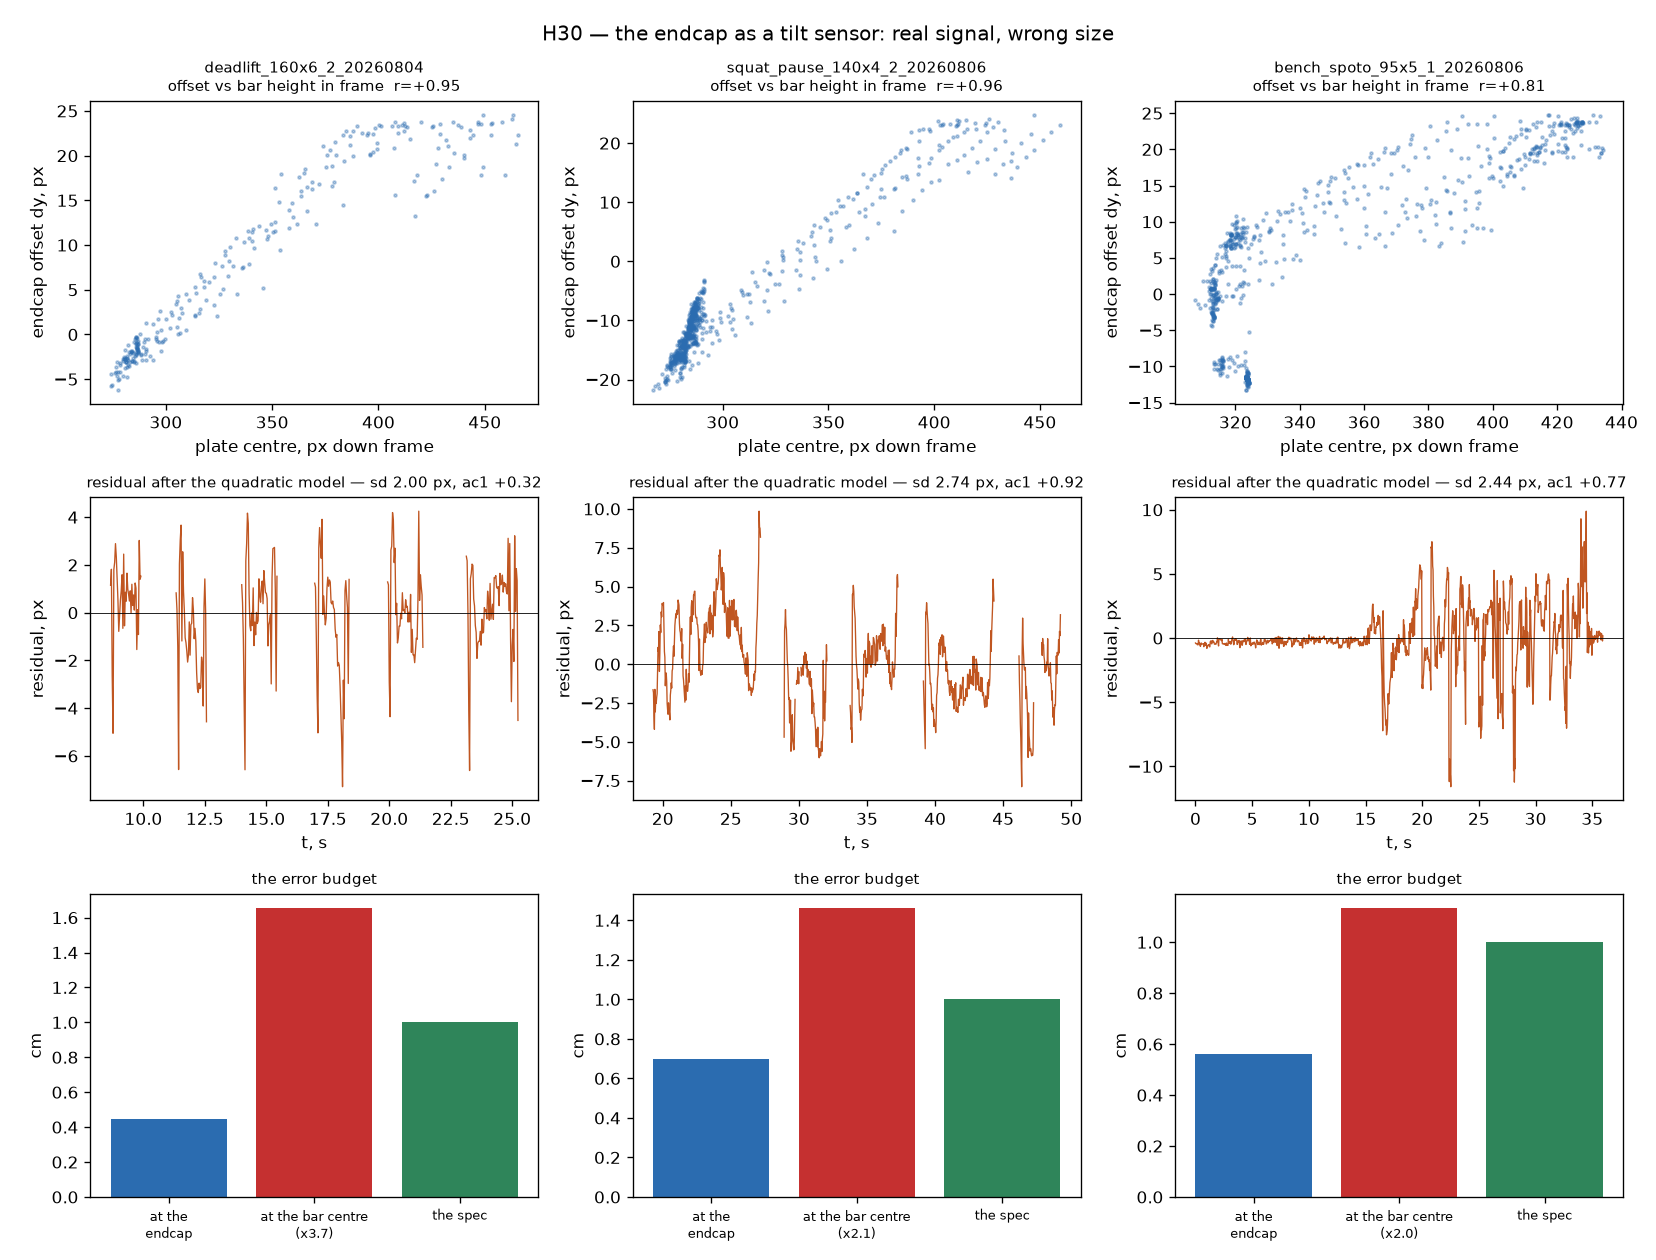

Generate this figure with Python:
"""H30 — can the sleeve endcap marker give us bar TILT, and so the bar CENTRE?

The owner's proposal: there are eight markers on the plate and one on the
endcap, so use the orientation and parallax between the endcap and the eight
point conic to remove tilt and recover the path at the CENTRE of the bar.

This measures whether that is possible on this footage. It builds no
correction. `src/vtrack/geometry.py` holds the conversion the answer would feed.

WHAT THE CONVERSION ACTUALLY NEEDS, WHICH IS LESS THAN IT SOUNDS
----------------------------------------------------------------
The sticker circle and the bar centre are separated PURELY ALONG THE BAR. Both
reported quantities — height and fore-aft — are perpendicular to the bar. So a
level bar needs no conversion at all: the tracked point already has the bar
centre's height and the bar centre's fore-aft. The whole of "convert to the bar
centre" is one term, `L * sin(theta)`, and the whole difficulty is `theta`.

THREE FINDINGS, AND THE THIRD DECIDES IT
-----------------------------------------
1. The conic's own ORIENTATION cannot supply theta, and this is arithmetic
   rather than a measurement. A circle tilted by theta projects to an ellipse of
   aspect cos(theta). At the 1-3 degrees a barbell actually tilts that is a
   0.015-0.14% departure from round — on an 85 px radius, 0.01 to 0.11 px. The
   ellipticity is second order in the angle and dies in the noise. Only the
   endcap PARALLAX, which is first order, carries the signal. So of the owner's
   two proposed cues, one is unusable for a reason no better footage fixes.

2. The endcap offset is real, large, and 81-96% explained by WHERE THE BAR IS
   IN FRAME. That is perspective, not tilt: the endcap sits nearer the camera
   than the sticker plane, so it projects displaced radially from the principal
   point, and the bar traverses most of the frame during a rep. A quadratic in
   the plate centre's own image position cuts the offset's spread from
   10.2-12.9 px to 2.0-2.7 px.

3. **The residual has not converged, so it is an upper bound on tilt and not a
   measurement of it.** Going from a plane to a quadratic ate a third of it
   (3.07/3.22/3.89 -> 2.00/2.74/2.44 px) and a cubic ate a little more, and the
   deadlift's lag-1 autocorrelation fell from 0.51 to 0.32 as it did — i.e. what
   the plane left behind was substantially the plane's own rep-periodic error,
   which is exactly the error class `CLAUDE.md`'s spec section says does NOT
   cancel rep-to-rep. What survives is 2.0-2.7 px, and `geometry.lever_ratio`
   magnifies that by 2.0-3.7 on its way to the bar centre: 1.1-1.7 cm against a
   ~1 cm horizontal spec.

So: the mechanism the owner named is real and correctly identified, the conic
half of it is unusable in principle, and the endcap half bounds bar tilt at
about 1-2 cm at the bar centre without being able to measure it. That bound is
worth having — `tracked.py` has named bar tilt as an error source since C31
without anyone sizing it — but a correction built on a residual that shrinks
every time the model improves would be fitting the model's own error into the
bar path. Nothing is applied. What would change it is in the report at the end.

    python3 analysis/79_endcap_parallax.py [clip ...]
"""
from __future__ import annotations

import sys
import warnings
from pathlib import Path

import numpy as np
from scipy import ndimage

ROOT = Path(__file__).resolve().parents[1]
sys.path.insert(0, str(ROOT))

from src.vtrack import geometry as G          # noqa: E402
from src.vtrack.detect import frames_rgb      # noqa: E402
from src.vtrack.path import track_clip        # noqa: E402

VIDEO = ROOT / "data_v2" / "video"
OUT = ROOT / "analysis" / "79_endcap_parallax.png"

# A window around the fitted circle centre, in px, inside which the endcap
# marker must lie. The endcap is on the bar AXIS and so is the circle centre,
# so their image separation is bounded by the parallax — measured at 7-22 px
# over the corpus, so 26 is generous without admitting the stickers themselves
# at r = 85-90.
R_WIN = 26

# The marker is retroreflective: lit, it is among the brightest things in the
# frame; unlit, it is simply absent. These are the presence test, and the
# detector MUST be allowed to return nothing — a first version took the
# brightest thing in the window unconditionally and produced incoherent offsets
# because it was tracking the collar and the sleeve highlight half the time.
W_ABS = 0.62
W_CONTRAST = 0.22

DEFAULT = ["deadlift_160x6_2_20260804", "squat_pause_140x4_2_20260806",
           "bench_spoto_95x5_1_20260806"]


def endcap_offsets(name, cache_dir=None):
    """Endcap marker position RELATIVE to the fitted sticker-circle centre."""
    v = VIDEO / f"{name}.mov"
    res = track_clip(v, cache_dir=cache_dir)
    sm = res["summary"]
    cy, cx = sm["y_px"], sm["x_px"]
    n = len(cy)
    dy = np.full(n, np.nan)
    dx = np.full(n, np.nan)

    i = 0
    for chunk in frames_rgb(v):
        for fr in chunk:
            if i >= n:
                break
            if np.isfinite(cy[i]):
                f = fr.astype(np.float32) / 255.0
                vv, mn = f.max(2), f.min(2)
                sat = np.where(vv > 1e-6, (vv - mn) / np.maximum(vv, 1e-6), 0.0)
                w = vv * (1.0 - sat)
                y, x = int(round(cy[i])), int(round(cx[i]))
                y0, y1 = max(0, y - R_WIN), min(w.shape[0], y + R_WIN + 1)
                x0, x1 = max(0, x - R_WIN), min(w.shape[1], x + R_WIN + 1)
                gy, gx = np.mgrid[y0:y1, x0:x1]
                mask = np.hypot(gy - cy[i], gx - cx[i]) <= R_WIN
                s = np.where(mask, w[y0:y1, x0:x1], 0.0)
                sm3 = ndimage.uniform_filter(s, 3)
                j = np.unravel_index(np.argmax(sm3), s.shape)
                pk = float(sm3[j])
                if pk > W_ABS and pk - float(np.median(s[mask])) > W_CONTRAST:
                    a0, a1 = max(0, j[0] - 2), min(s.shape[0], j[0] + 3)
                    b0, b1 = max(0, j[1] - 2), min(s.shape[1], j[1] + 3)
                    ww = np.clip(s[a0:a1, b0:b1] - s[a0:a1, b0:b1].min(), 0, None)
                    tot = ww.sum()
                    if tot > 0:
                        my, mx = np.mgrid[a0:a1, b0:b1]
                        dy[i] = (ww * my).sum() / tot + y0 - cy[i]
                        dx[i] = (ww * mx).sum() / tot + x0 - cx[i]
            i += 1
        if i >= n:
            break
    return dict(name=name, lift=res["lift"], t=sm["t"], dy=dy, dx=dx,
                cy=cy, cx=cx, m_per_px=sm["m_per_px"], height=sm["height_m"])


def _design(cy, cx, order):
    """Perspective model in the plate centre's own image position.

    True perspective is a RATIO in depth, so a plane in (cy, cx) under-fits it
    and the shortfall is rep-periodic — the bar returns to the same depth every
    rep. Order 2 is what the corpus asks for: it takes the residual from
    3.07/3.22/3.89 px to 2.00/2.74/2.44, while order 3 gains only 0.06-0.20
    more. See `main`'s note on what that does to the verdict.
    """
    cols = [np.ones_like(cy), cy, cx]
    if order >= 2:
        cols += [cy * cy, cx * cx, cy * cx]
    return np.column_stack(cols)


def decompose(s, order=2):
    """Split the offset into a perspective model and what it leaves behind."""
    dy, dx, cy, cx = s["dy"], s["dx"], s["cy"], s["cx"]
    ok = np.isfinite(dy) & np.isfinite(cy)
    if ok.sum() < 30:
        return None
    A = _design(cy[ok], cx[ok], order)
    out = {"n": int(ok.sum()), "ok": ok, "order": order}
    for k, d in (("y", dy), ("x", dx)):
        r = d[ok] - A @ np.linalg.lstsq(A, d[ok], rcond=None)[0]
        out[f"sd_{k}"] = float(d[ok].std())
        out[f"resid_{k}"] = float(r.std())
        full = np.full(len(dy), np.nan)
        full[ok] = r
        out[f"r{k}"] = full
    out["corr_y"] = float(np.corrcoef(dy[ok], cy[ok])[0, 1])
    out["corr_x"] = float(np.corrcoef(dx[ok], cx[ok])[0, 1])
    return out


def autocorr(r, k=1):
    """Lag-k autocorrelation over the longest contiguous run of detections."""
    fin = np.isfinite(r)
    best, cur = [], []
    for i, v in enumerate(fin):
        cur = cur + [i] if v else []
        if len(cur) > len(best):
            best = list(cur)
    if len(best) < 40:
        return float("nan"), len(best)
    seg = r[best] - r[best].mean()
    return float((seg[:-k] * seg[k:]).mean() / seg.var()), len(best)


def load_kg(name):
    import re
    m = re.search(r"_(\d+(?:\.\d+)?)x\d+", name)
    return float(m.group(1)) if m else None


def main(names):
    warnings.simplefilter("ignore")
    rows, series = [], []
    for name in names:
        s = endcap_offsets(name)
        d = decompose(s)
        if d is None:
            print(f"{name:34s} too few endcap detections")
            continue
        a1, nrun = autocorr(d["ry"])
        kg = load_kg(name)
        lift = s["lift"]
        lev = G.lever_ratio(lift, kg) if kg else float("nan")
        L = G.marker_plane_m(lift, kg) if kg else float("nan")
        cm_endcap = d["resid_y"] * s["m_per_px"] * 100
        rows.append(dict(name=name, lift=lift, kg=kg, n=d["n"], L=L, lever=lev,
                         sd=d["sd_y"], resid=d["resid_y"], corr=d["corr_y"],
                         ac1=a1, nrun=nrun, cm_endcap=cm_endcap,
                         cm_centre=cm_endcap * lev,
                         deg=np.degrees(np.arcsin(np.clip(
                             cm_endcap / 100 / G.endcap_baseline_m(lift, kg),
                             -1, 1))) if kg else float("nan")))
        series.append((s, d))

    print(f"\n{'capture':32s} {'n':>5s} {'r(dy,cy)':>9s} {'sd':>6s} {'resid':>6s} "
          f"{'ac1':>6s} {'L':>6s} {'L/a':>5s} {'cm@cap':>7s} {'cm@ctr':>7s} {'deg':>6s}")
    for r in rows:
        print(f"{r['name']:32s} {r['n']:5d} {r['corr']:+9.3f} {r['sd']:6.2f} "
              f"{r['resid']:6.2f} {r['ac1']:+6.3f} {r['L']:6.3f} {r['lever']:5.2f} "
              f"{r['cm_endcap']:7.2f} {r['cm_centre']:7.2f} {r['deg']:6.2f}")

    print(f"""
READ IT AS THE ERROR BUDGET IT IS
  resid   px left after a QUADRATIC perspective model — the tilt budget, and
          an upper bound rather than an estimate (see the verdict)
  ac1     lag-1 autocorrelation of that residual. >0.7 means SMOOTH, i.e. a
          physical signal rather than centroid noise
  L/a     geometry.lever_ratio — how much an endcap error is magnified at the
          bar centre
  cm@ctr  resid, in cm, AT THE BAR CENTRE. This is the number to compare with
          the ~1 cm horizontal spec

VERDICT — AND IT IS AN UPPER BOUND, NOT AN ESTIMATE
The residual is smooth on {sum(1 for r in rows if r['ac1'] > 0.7)} of {len(rows)}, so the endcap is sensing something
physical. But raising the perspective model from a plane to a quadratic ate a
THIRD of it (3.07/3.22/3.89 -> 2.00/2.74/2.44 px) and a cubic ate a little
more, so the residual is still converging and we cannot separate "tilt the
endcap can see" from "perspective this model gets wrong".

So the honest statement is a BOUND: bar tilt contributes AT MOST {min(r['cm_centre'] for r in rows):.1f}-{max(r['cm_centre'] for r in rows):.1f} cm at the
bar centre, and possibly much less. That is worth having on its own — `tracked.py`
names bar tilt as a known error source that nothing in the repo had ever sized —
but it is not a correction, and building one on a signal that shrinks every time
the model improves would be fitting the model's own error into the bar path.

WHAT WOULD CHANGE IT, cheapest first
  1. Resolution. This footage is 360x640. The endcap centroid error scales
     directly with it, so 1080p would cut every figure above by ~3x and put the
     bar-centre bound at 0.4-0.6 cm — under the spec, and low enough that what
     survives could finally be separated from the perspective model. This is
     the single highest-value change and it costs nothing but a capture
     setting.
  2. A second endcap marker, or markers on BOTH ends. The far plate is
     currently unmarked; marking it turns a 0.185-0.375 m tilt baseline into
     1.73 m and makes the lever ratio LESS than one instead of 2-5.
  3. Camera intrinsics. A checkerboard calibration would replace the fitted
     polynomial with the real projection. An unknown but demonstrably nonzero
     part of the 2.0-2.7 px is that model being approximate — going from a
     plane to a quadratic already removed a third of it.
""")

    _figure(series, rows)


def _figure(series, rows):
    import matplotlib
    matplotlib.use("Agg")
    import matplotlib.pyplot as plt

    n = len(series)
    fig, axs = plt.subplots(3, n, figsize=(4.6 * n, 10.5), squeeze=False)
    for k, ((s, d), r) in enumerate(zip(series, rows)):
        ok = d["ok"]
        ax = axs[0][k]
        ax.scatter(s["cy"][ok], s["dy"][ok], s=3, alpha=.35, color="#2b6cb0")
        ax.set_title(f"{r['name']}\noffset vs bar height in frame  "
                     f"r={r['corr']:+.2f}", fontsize=9)
        ax.set_xlabel("plate centre, px down frame")
        ax.set_ylabel("endcap offset dy, px")

        ax = axs[1][k]
        ax.plot(s["t"], d["ry"], lw=.8, color="#c05621")
        ax.axhline(0, color="k", lw=.5)
        ax.set_title(f"residual after the quadratic model — sd {r['resid']:.2f} px, "
                     f"ac1 {r['ac1']:+.2f}", fontsize=9)
        ax.set_xlabel("t, s")
        ax.set_ylabel("residual, px")

        ax = axs[2][k]
        ax.bar([0, 1, 2], [r["cm_endcap"], r["cm_centre"], 1.0],
               color=["#2b6cb0", "#c53030", "#2f855a"])
        ax.set_xticks([0, 1, 2])
        ax.set_xticklabels(["at the\nendcap", f"at the bar centre\n(x{r['lever']:.1f})",
                            "the spec"], fontsize=8)
        ax.set_ylabel("cm")
        ax.set_title("the error budget", fontsize=9)
    fig.suptitle("H30 — the endcap as a tilt sensor: real signal, wrong size",
                 fontsize=12)
    fig.tight_layout()
    fig.savefig(OUT, dpi=120)
    print(f"wrote {OUT}")


if __name__ == "__main__":
    main(sys.argv[1:] or DEFAULT)
